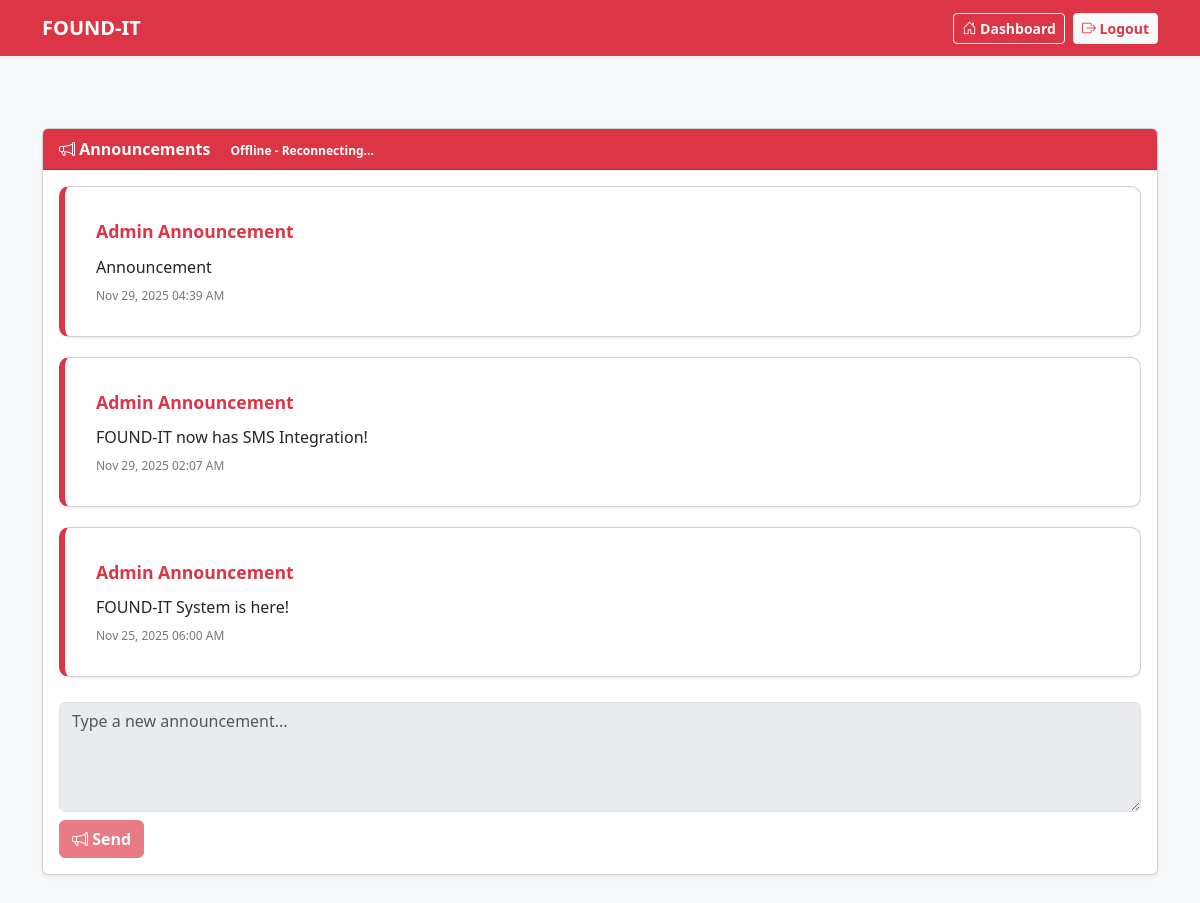
Page /dashboard/announcements.php (signed in) on the committed database.
### tables this page shows
CREATE TABLE `announcements` (
  `announcement_id` int(11) NOT NULL,
  `user_id` int(11) NOT NULL,
  `user_name` varchar(100) NOT NULL,
  `message` text NOT NULL,
  `created_at` timestamp NOT NULL DEFAULT current_timestamp()
);

### dashboard/announcements.php (the view, shortened to what this page needs)
<?php
$is_admin = isset($_SESSION['is_admin']) ? $_SESSION['is_admin'] : 0;
$database = new Database();
$conn = $database->getConnect();
$stmt = $conn->prepare("SELECT announcement_id, user_name, message, created_at
                        FROM announcements ORDER BY created_at DESC");
$stmt->execute();
$announcements = $stmt->fetchAll(PDO::FETCH_ASSOC);
?>
<!DOCTYPE html>
<html lang="en">
<head>
<?php include '../imports.php'; ?>
</head>
<body class="bg-light">
<nav class="navbar navbar-expand-lg navbar-dark bg-danger shadow-sm fixed-top">
<div class="container">
    <a class="navbar-brand fw-bold" href="user_dashboard.php">FOUND-IT</a>
    <div class="d-flex gap-2">
        <a href="user_dashboard.php" class="btn btn-outline-light btn-sm fw-semibold">
            <i class="bi bi-house-door"></i> Dashboard
        </a>
        <a href="../accounts/logout.php" class="btn btn-light btn-sm text-danger fw-semibold">
            <i class="bi bi-box-arrow-right"></i> Logout
        </a>
    </div>
</div>
</nav>
<div class="container py-5">
<div class="card shadow-sm mb-5">
    <div class="card-header bg-danger text-white fw-semibold">
        <i class="bi bi-megaphone"></i> Announcements
        <span id="wsStatus" class="badge bg-secondary ms-2">Connecting...</span>
    </div>
    <div class="card-body">
        <div id="announcements" class="mb-3">
            <?php if(empty($announcements)): ?>
                <div class="text-muted fst-italic text-center py-3">No announcements yet.</div>
            <?php else: ?>
                <?php foreach($announcements as $a): ?>
                    <div class="card announcement-card" id="announcement-<?= $a['announcement_id'] ?>">
                        <div class="card-body">
                            <div class="announcement-header"><?= htmlspecialchars($a['user_name']) ?> Announcement</div>
                            <div class="announcement-body"><?= htmlspecialchars($a['message']) ?></div>
                            <div class="timestamp"><?= date("M d, Y h:i A", strtotime($a['created_at'])) ?></div>
                        </div>
                    </div>
                <?php endforeach; ?>
            <?php endif; ?>
        </div>
        <?php if ($is_admin == 1): ?>
            <textarea id="announcementInput" class="form-control mb-2" placeholder="Type a new announcement..." rows="4"></textarea>
            <button id="sendBtn" class="btn btn-danger fw-semibold">
                <i class="bi bi-megaphone"></i> Send
            </button>
        <?php else: ?>
            <div class="alert alert-info text-center fw-semibold mt-3 disclaimer">
                ⚠️ Lost/Found Items will not be posted here. Please refer to the <a href="item_dashboard.php" class="alert-link">Item Dashboard</a>.
            </div>
        <?php endif; ?>
    </div>
</div>
</div>
</body>
</html>

### dashboard/announcements.php (style rules this page uses)
body { padding-top: 80px; }
#announcements { max-height: 500px; overflow-y: auto; }
.announcement-card { border-radius: 10px; margin-bottom: 20px; border-left: 6px solid #dc3545; padding: 15px; background-color: #fff; box-shadow: 0 1px 3px rgba(0,0,0,0.1); }
.announcement-header { font-weight: 700; color: #dc3545; margin-bottom: 10px; font-size: 1.1rem; }
.announcement-body { font-size: 1rem; margin-bottom: 8px; white-space: pre-wrap; }
.timestamp { font-size: 0.75rem; color: #777; }

### rows in the picture
announcements: user_name "Admin", message "Announcement", created_at "Nov 29, 2025 04:39 AM"
announcements: user_name "Admin", message "FOUND-IT now has SMS Integration!", created_at "Nov 29, 2025 02:07 AM"
announcements: user_name "Admin", message "FOUND-IT System is here!", created_at "Nov 25, 2025 06:00 AM"
